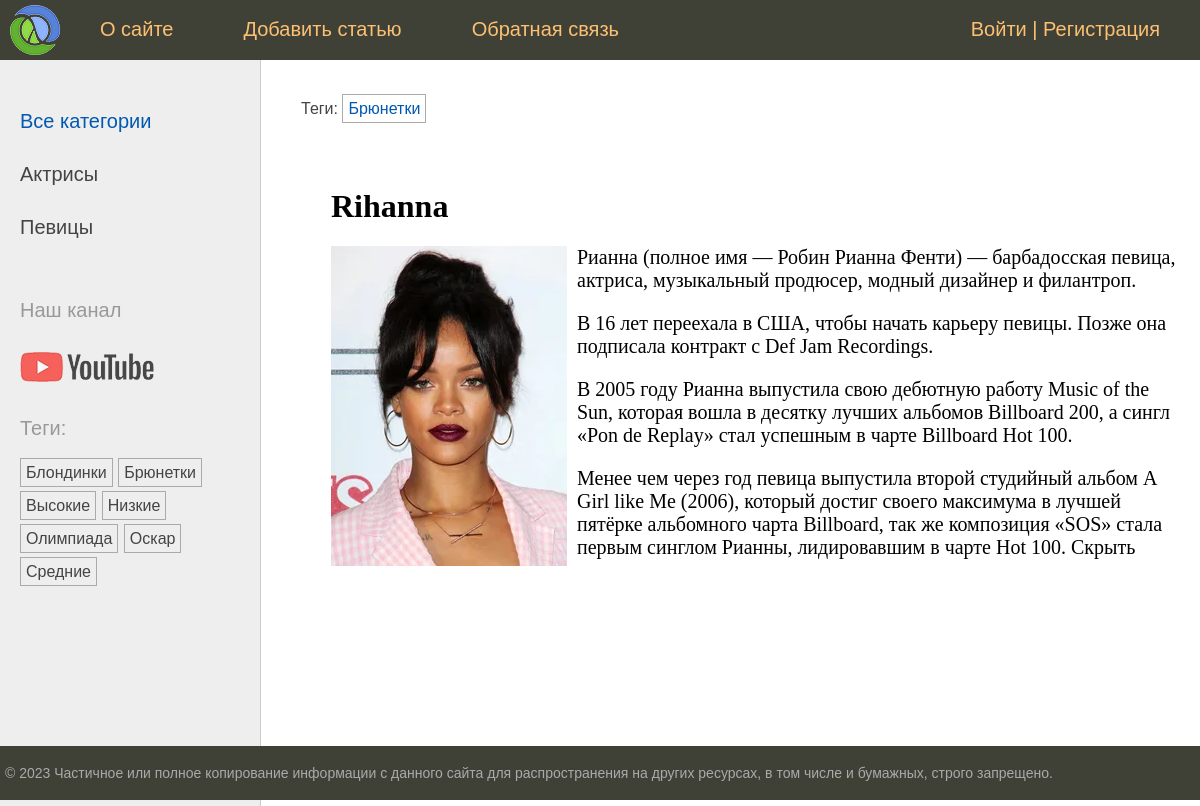
Screenshot of /post/rihanna/ with the database file from the repository.
### women/models.py (models this page shows, shortened)
class Category(models.Model):
    name = models.CharField(max_length=100, db_index=True)
    slug = models.SlugField(max_length=255, unique=True, db_index=True)
    def get_absolute_url(self):
        return reverse('category', kwargs={'cat_slug': self.slug})
    class Meta:
        verbose_name = 'Category women'  # название таблицы в админке
        verbose_name_plural = 'Categories of women'

class TagPost(models.Model):
    tag = models.CharField(max_length=100, db_index=True)
    slug = models.SlugField(max_length=255, unique=True, db_index=True)
    def get_absolute_url(self):
        return reverse('tag', kwargs={'tag_slug': self.slug})

class Women(models.Model):
    class Status(models.IntegerChoices):
        DRAFT = 0, 'Черновик'
        PUBLISHED = 1, 'Опубликовано'
    title = models.CharField(max_length=255,
                             verbose_name='заголовок')
    slug = models.SlugField(max_length=255,
                            unique=True,
                            db_index=True)
    photo = models.ImageField(upload_to="photos/%Y/%m/%d/",
                              default=None,
                              blank=True,
                              null=True,
                              verbose_name="Фото")
    content = models.TextField(blank=True)
    time_create = models.DateTimeField(auto_now_add=True)
    time_update = models.DateTimeField(auto_now=True)
    is_published = models.BooleanField(choices=tuple(map(lambda x: (bool(x[0]), x[1]), Status.choices)),
                                       default=Status.DRAFT)
    cat = models.ForeignKey('Category',
                            on_delete=models.PROTECT,
                            related_name='posts')
    tags = models.ManyToManyField('TagPost',
                                  blank=True,
                                  related_name='tags')
    husband = models.OneToOneField('Husband',
                                   on_delete=models.SET_NULL,
                                   blank=True, null=True,
                                   related_name='woman')
    objects = models.Manager()
    published = PublishedManager()
    class Meta:
        verbose_name = 'Famous women'  # название таблицы в админке
        verbose_name_plural = 'Famous women'
        ordering = ['-time_create']
        indexes = [
            models.Index(fields=['-time_create'])
        ]

### women/views.py (the view)
# urls.py: path('post/<slug:post_slug>/', views.ShowPost.as_view(), name='post'),
class ShowPost(DataMixin, DetailView):
    template_name = 'women/post.html'
    slug_url_kwarg = 'post_slug'  # переменная из маршрута
    context_object_name = 'post'  # переменная откуда берется информация (стандарт: 'object')
    def get_context_data(self, *, object_list=None, **kwargs):
        context = super().get_context_data(**kwargs)
        return self.get_mixin_context(context, title=context['post'].title)
    def get_object(self, queryset=None):
        return get_object_or_404(Women.published, slug=self.kwargs[self.slug_url_kwarg])

### users/context_processors.py (called while the page is built)
def get_women_context(request):
    return {'mainmenu': menu}

### women/models.py (called while the page is built)
    def get_queryset(self):
        return super().get_queryset().filter(is_published=Women.Status.PUBLISHED)

### women/templatetags/women_tags.py (called while the page is built)
@register.inclusion_tag('women/list_categories.html')
def show_categories(cat_selected=0):
    cats = Category.objects.annotate(total_posts=Count('posts', filter=Q(posts__is_published=True))).filter(
        total_posts__gt=0)
    return {'cats': cats, 'cat_selected': cat_selected}

@register.inclusion_tag('women/list_tags.html')
def show_all_tags(cat_selected=0):
    return {'tags': TagPost.objects.annotate(total=Count('tags')).filter(total__gt=0)}

### women/utils.py (called while the page is built)
    def get_mixin_context(self, context, **kwargs):
        if self.title_page:
            context['title'] = self.title_page
        context['menu'] = menu
        context['cat_selected'] = None
        context.update(kwargs)  # добавляем в словать новые данные их kwargs
        return context

### women/templates/women/post.html
{% extends 'base.html' %}
{% block breadcrumbs %}
{% with post.tags.all as tags %}
{% if tags %}
<ul class="tags-list">
    <li>Теги:</li>
    {% for t in tags %}
    <li><a href="{{t.get_absolute_url}}">{{t.tag}}</a></li>
    {% endfor %}
</ul>
{% endif %}
{% endwith %}
{% endblock %}
{% block content %}
<h1>{{post.title}}</h1>
{% if post.photo %}
<p ><img class="img-article-left" src="{{post.photo.url}}"></p>
{% endif %}
{{post.content|linebreaks}}
{% endblock %}

### women/templates/women/list_categories.html
{% for cat in cats %}
{% if cat.id == cat_selected %}
<li class="selected">{{cat.name}}</li>
{% else %}
<li><a href="{{ cat.get_absolute_url }}">{{cat.name}}</a></li>
{% endif %}
{% endfor %}

### women/templates/women/list_tags.html
{% if tags %}
<p>Теги:</p>
<ul class="tags-list">
    {% for t in tags %}
    <li><a href="{{ t.get_absolute_url }}">{{ t.tag }}</a></li>
    {% endfor %}
</ul>
{% endif %}

### women/static/women/css/styles.css (style rules this page uses)
html, body { font-family: 'Arial'; margin: 0; padding: 0; height: 100%; width: 100%; color: #444; }
a { color: #0059b2; text-decoration: none; }
img { max-width: 600px; height: auto; }
img.img-article-left { max-width: 300px; height: auto; float: left; padding: 0 10px 10px 0; }
.left-chapters ul { width: 230px; margin: 0; padding: 20px 10px 10px 20px; list-style: none; font-size: 20px; }
.left-chapters ul li { margin: 30px 0 0 0; color: #999; }
.left-chapters ul li a { color: #444; text-decoration: none; }
ul.tags-list { width: 100%; margin: 0; padding: 0; list-style: none; }
ul.tags-list li { margin: 0; padding: 0 0 10px; display: inline-block; }
ul.tags-list li a { padding: 5px; font-size: 16px; border: 1px solid #aaa; }
.content-text h1 { font-size: 32px; }

### rows the page displays
Category: name "Актрисы"
Category: name "Певицы"
TagPost: tag "Блондинки"
TagPost: tag "Брюнетки"
TagPost: tag "Высокие"
TagPost: tag "Низкие"
TagPost: tag "Олимпиада"
TagPost: tag "Оскар"
TagPost: tag "Средние"
Women: title "Rihanna", photo (picture), content "Рианна (полное имя — Робин Рианна Фенти) — барбадосская певица, актриса, музыкальный продюсер, модный дизайнер и филантроп. В 16 лет переехала в США, чтобы начать карьеру певицы. Позже она подписала контракт с Def Jam Recordings. В 2005 году Рианна выпустила свою дебютную работу Music of the Sun, которая вошла в десятку лучших альбомов Billboard 200, а сингл «Pon de Replay» стал успешным в чарте Billboard Hot 100. Менее чем через год певица выпустила второй студийный альбом A Girl like Me (2006), который достиг своего максимума в лучшей пятёрке альбомного чарта Billboard, так же композиция «SOS» стала первым синглом Рианны, лидировавшим в чарте Hot 100. Скрыть"

### other values shown
{{ m.title }} "О сайте" "Добавить статью" "Обратная связь"
